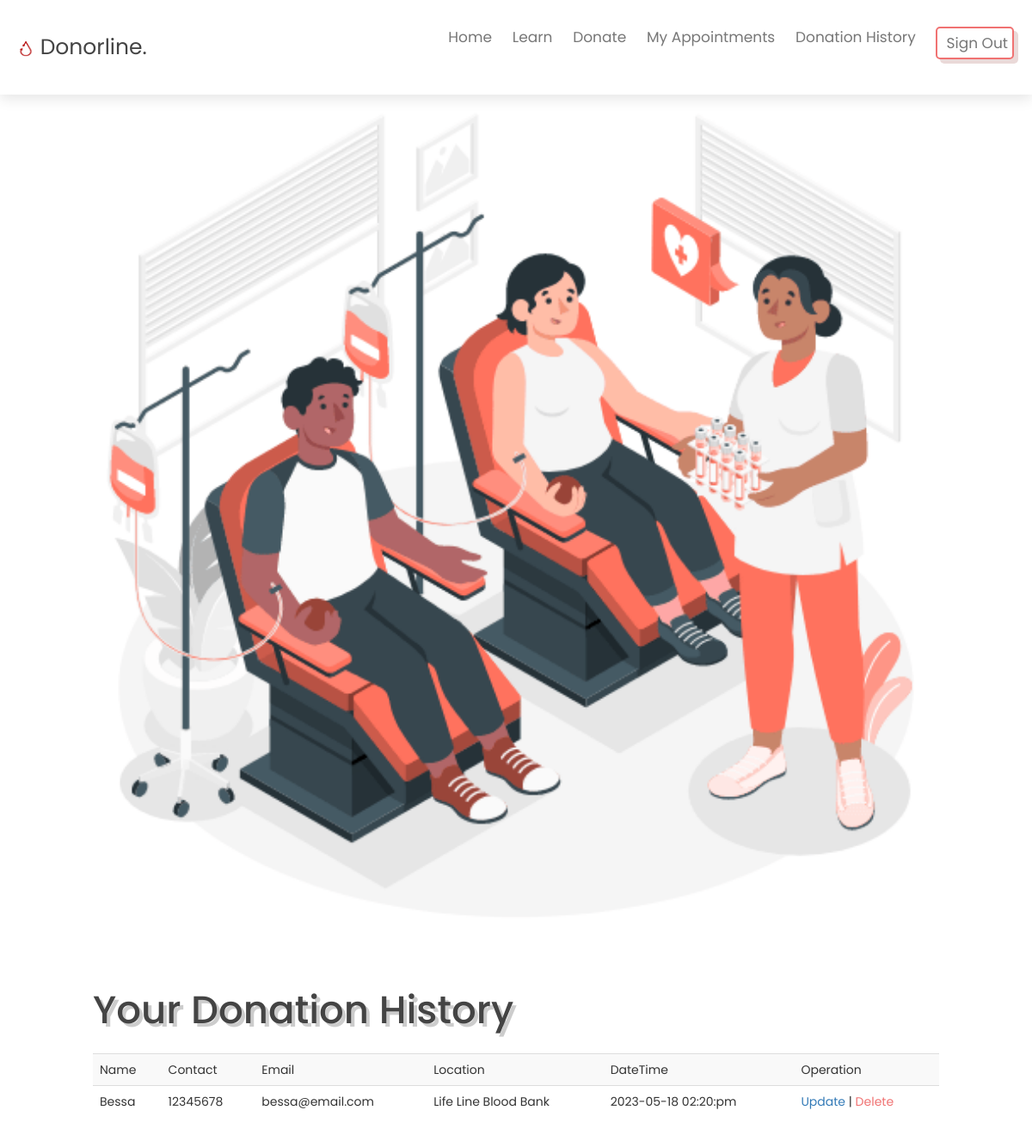
Screenshot of /donation-history.php (signed in) with the database file from the repository.
### tables this page shows
CREATE TABLE `appointments` (
  `id` int(11) NOT NULL,
  `username` varchar(100) NOT NULL,
  `name` varchar(255) NOT NULL,
  `contact` varchar(50) NOT NULL,
  `email` varchar(320) NOT NULL,
  `location` varchar(100) NOT NULL,
  `date` datetime NOT NULL,
  `status` varchar(250) NOT NULL DEFAULT 'pending',
  `isDeleted` tinyint(4) NOT NULL DEFAULT 0,
  `isCompleted` int(11) NOT NULL DEFAULT 0
);

### donation-history.php (the view, shortened to what this page needs)
<?php
include "dbconfig.php";
include "head.php";
include "donor-navbar.php";
?>
<section class="home" id="home">
    <div class="image">
        <img src="image/home.gif" alt="">
    </div>
    <div class="content">
        <h3>Your Donation History</h3>
		<?php
			$user = $_SESSION['username'];
			$sql = "SELECT * FROM `appointments` WHERE username = '$user' AND isCompleted='1';";
			$result = mysqli_query($conn, $sql);
			if (mysqli_num_rows($result) > 0) {
				echo '<table class="table table-striped">';
				echo "<tr><td>Name</td><td>Contact</td><td>Email</td><td>Location</td><td>DateTime</td><td>Operation</td></tr>";
				while($row = mysqli_fetch_assoc($result)) {
					$id = $row['id'];
					echo "<tr><td>" . $row['name'] . "</td><td>" . $row['contact'] . "</td><td>" . $row['email'] . "</td><td>" . $row['location'] . "</td><td>". date('Y-m-d h:i:a', strtotime($row['date'])) ."</td>
					<td>
					<a href='update.php?updateid=".$id."' class='text-light'>Update</a><span> | </span>
					<a href='delete.php?deleteid=".$id."' class='text-light delete-link'>Delete</a>
					</td>
					</tr>";
				}
				echo "</table>";
			} else {
				echo "<p>No donations were recorded.</p>";
			}
		?>
    </div>
</section>
</body>
</html>

### css/style.css (style rules this page uses)
:root { --red:#f07272; --black:#444; --light-color:#777; --box-shadow:.5rem .5rem 0 rgba(122, 17, 9, 0.158); --text-shadow:.4rem .4rem 0 rgba(0, 0, 0, .2); --border:.2rem solid var(--red); }
* { font-family: 'Poppins', sans-serif; margin:0; padding: 0; box-sizing: border-box; outline: none; border: none; transition: all .2s ease-out; text-decoration: none; }
html { font-size: 62.5%; overflow-x: hidden; scroll-padding-top: 7rem; scroll-behavior: smooth; }
section { padding:10rem 9%; }
section:nth-child(even) { background: #ffffff; }
.home { display: flex; align-items: center; flex-wrap: wrap; gap:3rem; padding-top: 10rem; }
.home .image { flex:1 1 45rem; }
.home .image img { width: 100%; }
.home .content { flex:1 1 45rem; }
.home .content h3 { font-size: 4.5rem; color:var(--black); line-height: 1.8; text-shadow: var(--text-shadow); }
.delete-link { color: #f07272; }

### rows the page displays
appointments: name "Bessa", contact "12345678", email "bessa@email.com", location "Life Line Blood Bank", date "2023-05-18 02:20:pm"
